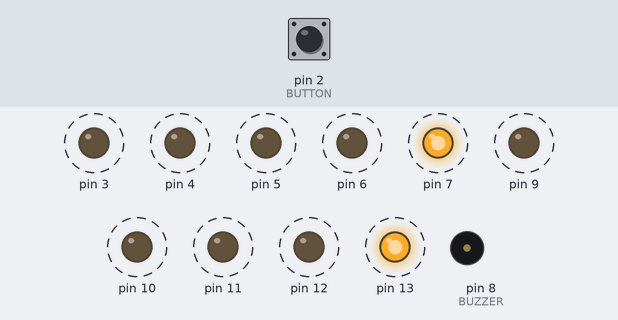
A sketch run on a simulated Arduino Uno, built with avr-gcc and run on an emulated ATmega328P. Shown: output pins drawn as LEDs (lit = HIGH), buzzer (waves = sounding). Dashed ring = blinking. Inputs (shaded band) come from the test bench; at power-on: pin 2 (BUTTON) HIGH.

Above: at 16.29 s.
16.3 s: pin 2 (BUTTON) pulled LOW for 0.15 s
At 16.9 s:
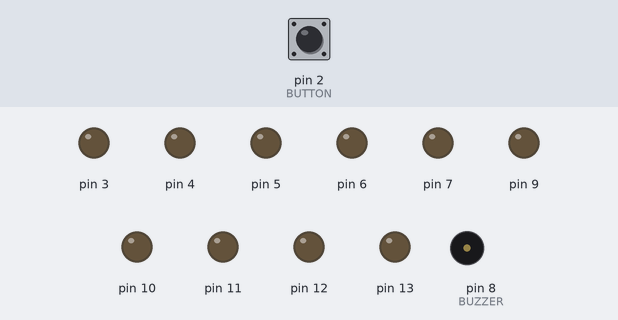
At 19.8 s:
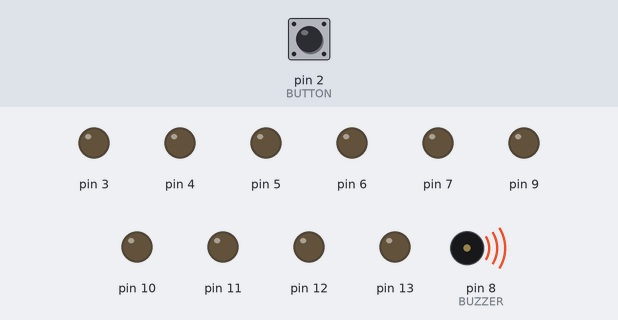
Timing chart, 0 to 25.4 s (numbered marks = the images above; inputs shaded):
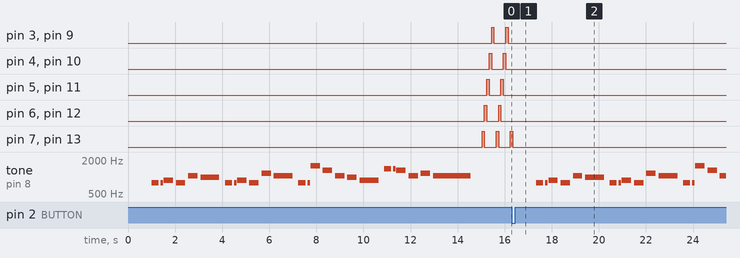

Measured:
- after the input at 16.3 s, pin 3–6, pin 9–12: stops changing and stays LOW; pin 7, pin 13: goes on until 16.3 s, then stays LOW; tone on pin 8 (BUZZER): plays 784 Hz for 0.30 s, 784 Hz for 0.10 s, 880 Hz for 0.40 s, 784 Hz for 0.40 s, 1047 Hz for 0.40 s, 988 Hz for 0.80 s … (17 notes in this stretch), starting after 1.0 s
- by itself, pin 3–7, pin 9–13: alternates HIGH for 0.10 s and LOW for 0.50 s

The sketch:

week02_3_myMusic_serial.ino
```cpp
//week02_3_myMusic_serial
#define NOTE_C5 523
#define NOTE_Cu5 554
#define NOTE_D5 587
#define NOTE_Du5 622
#define NOTE_E5 659
#define NOTE_F5 698
#define NOTE_Fu5 740
#define NOTE_G5 784
#define NOTE_Gu5 831
#define NOTE_A5 880
#define NOTE_Au5 932
#define NOTE_B5 988
#define NOTE_C6 1047
#define NOTE_D6 1175

#define BUTTON 2
#define BUZZER 8

int melody[] = {
  NOTE_G5, NOTE_G5,NOTE_A5, NOTE_G5,NOTE_C6, NOTE_B5, NOTE_G5,NOTE_G5, NOTE_A5,NOTE_G5, NOTE_D6,NOTE_C6,NOTE_G5,NOTE_G5,1568,1319,NOTE_C6,NOTE_B5,NOTE_A5,1397,1397,1319,NOTE_C6,NOTE_D6,NOTE_C6
};

int noteDurations[] = {
  300, 100, 400, 400, 400, 800, 300, 100, 400, 400, 400, 800, 300, 100, 400, 400, 400, 400, 800, 300, 100, 400 ,400 ,400, 1600
};

int pin;
int ledArrayHigh;
int ledArrayLow;
boolean mode = false;
boolean buttonPressed = false;

void setup()
{
  delay(1000);
  Serial.begin(9600);
  pinMode(BUTTON, INPUT_PULLUP);
  for (pin = 3; pin < 14; pin++) {
    pinMode(pin, OUTPUT);
  }

  for (int thisNote = 0; thisNote <25 ; thisNote++) {
    int noteDuration = noteDurations[thisNote];
    tone(BUZZER, melody[thisNote], noteDuration);
    int pauseBetweenNotes = noteDuration * 1.30;
    delay(pauseBetweenNotes);
    noTone(BUZZER);
  }
}

void mymusic()
{
  delay(1000);

  pinMode(BUTTON, INPUT_PULLUP);
  for (pin = 3; pin < 14; pin++) {
    pinMode(pin, OUTPUT);
  }

  for (int thisNote = 0; thisNote <25 ; thisNote++) {
    int noteDuration = noteDurations[thisNote];
    tone(BUZZER, melody[thisNote], noteDuration);
    int pauseBetweenNotes = noteDuration * 1.30;
    delay(pauseBetweenNotes);
    noTone(BUZZER);
  }
}
void serialEvent(){
  while(Serial.available()){
    Serial.read();
    mymusic();
  }
}

void loop()
{
  for (pin = 0; pin < 5; pin++) {
    if (digitalRead(BUTTON) == LOW &&
        buttonPressed == false) {
      mymusic();
      buttonPressed = true;
      mode = !mode;
      pin = 0;
      if (mode == false) {
        tone(BUZZER, NOTE_C5, 100);
        delay(100);
        tone(BUZZER, NOTE_G5, 100);
        delay(100);
        noTone(BUZZER);
      }
      else if (mode == true) {
        tone(BUZZER, NOTE_G5, 100);
        delay(100);
        tone(BUZZER, NOTE_C5, 100);
        delay(100);
        noTone(BUZZER);
      }
    }

    if (mode == false) {
      ledArrayHigh = 13 - pin;
      ledArrayLow = 7 - pin;
    }
    else if (mode == true) {
      ledArrayHigh = 9 + pin;
      ledArrayLow = 3 + pin;
    }
    digitalWrite(ledArrayHigh, HIGH);
    digitalWrite(ledArrayLow, HIGH);
    delay(100);
    digitalWrite(ledArrayHigh, LOW);
    digitalWrite(ledArrayLow, LOW);
    if (pin == 4) delay(100);
  }

  if (buttonPressed == true) {
    buttonPressed = false;
  }
}
```
